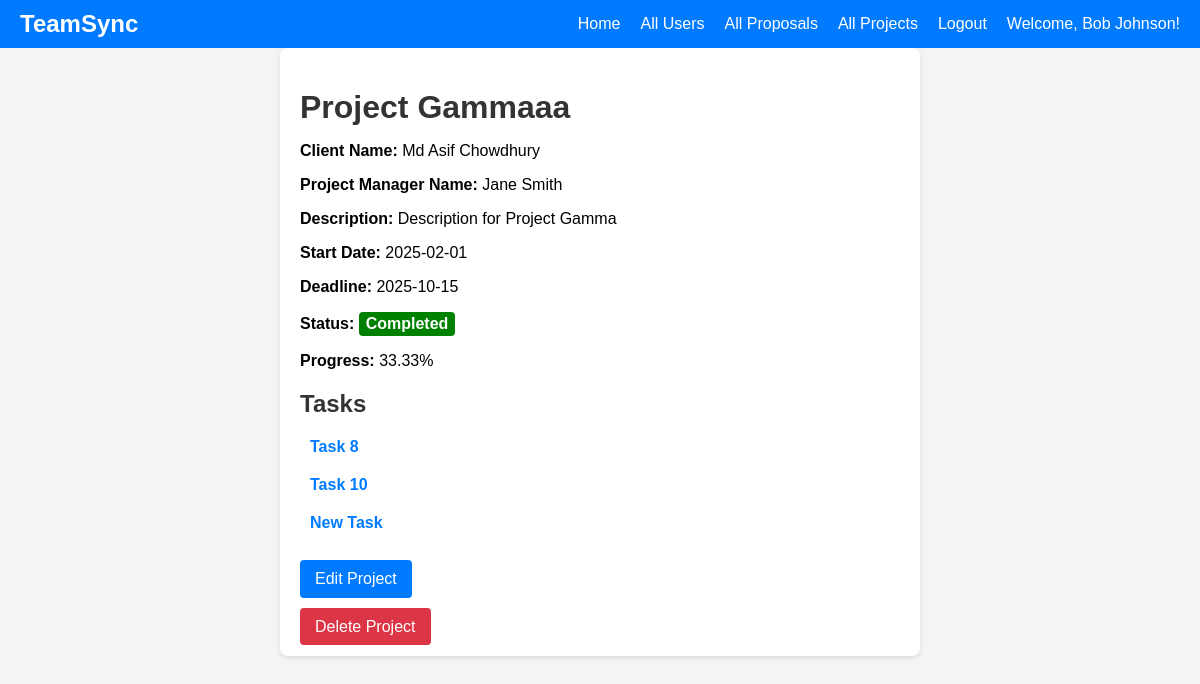
/controller/admin-project-controller.php?action=view_project&project_id=3 (signed in), run on an earlier commit of the app's database.
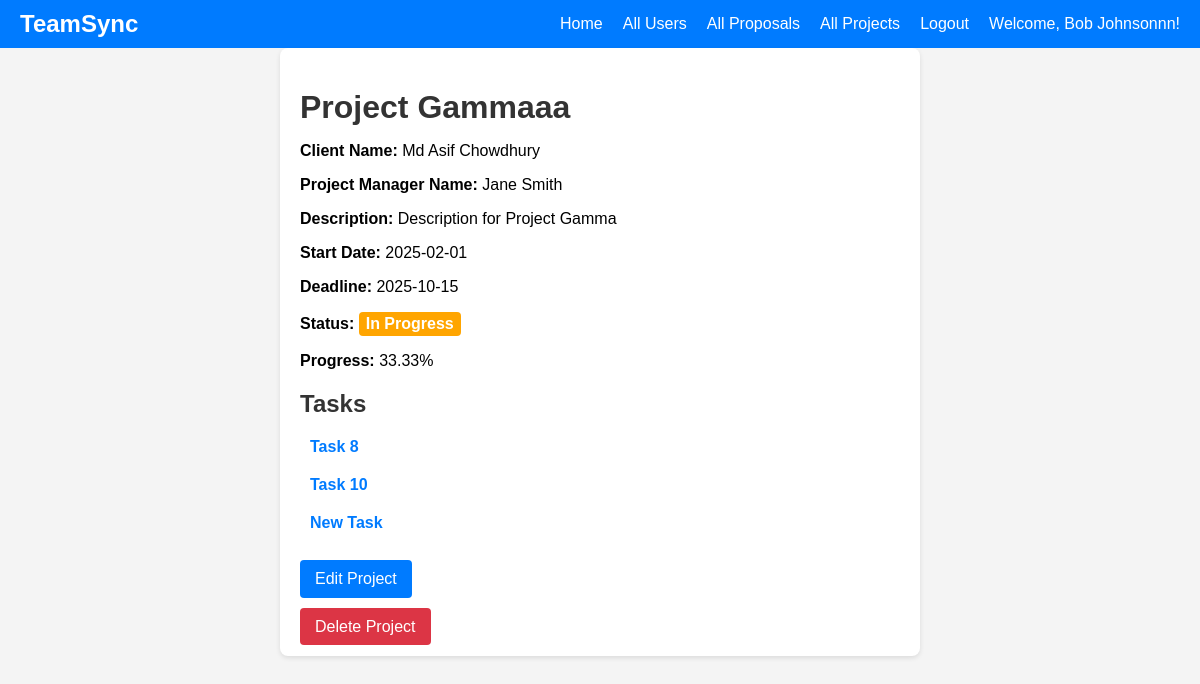
And on a later commit of the database.
### tables this page shows
CREATE TABLE `usr` (
  `userid` int(11) NOT NULL,
  `firstname` varchar(255) NOT NULL,
  `lastname` varchar(255) NOT NULL,
  `name` varchar(255) NOT NULL,
  `email` varchar(255) NOT NULL,
  `password` varchar(255) NOT NULL,
  `roleid` int(11) DEFAULT NULL,
  `profile_picture` longblob DEFAULT NULL
);

CREATE TABLE `projects` (
  `project_id` int(11) NOT NULL,
  `client_id` int(11) NOT NULL,
  `pm_id` int(11) DEFAULT NULL,
  `name` varchar(100) NOT NULL,
  `description` text NOT NULL,
  `start_date` date DEFAULT NULL,
  `deadline` date NOT NULL,
  `status` varchar(50) NOT NULL DEFAULT 'Pending Approval',
  `type` varchar(50) NOT NULL DEFAULT 'Proposal',
  `client_feedback` text DEFAULT NULL,
  `progress` decimal(5,2) DEFAULT 0.00
);

### model/user-model.php (called while the page is built, shortened)
<?php
function getUserInfo($userId)
{
    $conn = getDbConnection();
    $sql = "SELECT userid, firstname, lastname, name, email, roleid
            FROM usr
            WHERE userid = ?";
    $stmt = $conn->prepare($sql);
    $stmt->bind_param("i", $userId);
    $stmt->execute();
    $result = $stmt->get_result();
    $user = $result->fetch_assoc();
    return $user;
}
function getUserName($userId)
{
    $userInfo = getUserInfo($userId);
    $firstname = $userInfo['firstname'] ?? 'Unassigned';
    $lastname = $userInfo['lastname'] ?? '';
    return trim("$firstname $lastname");
}
?>

### model/project-model.php (called while the page is built, shortened)
<?php
function getProjectById($projectId) {
    $conn = getDbConnection();
    $sql = "SELECT p.project_id, p.name, p.description, p.start_date, p.deadline, p.status, p.progress, p.client_feedback,
                   CONCAT(u.firstname, ' ', u.lastname) AS client_name, CONCAT(pm.firstname, ' ', pm.lastname) AS pm_name
            FROM projects p
            JOIN usr u ON p.client_id = u.userid
            LEFT JOIN usr pm ON p.pm_id = pm.userid
            WHERE p.project_id = ?";
    $stmt = $conn->prepare($sql);
    $stmt->bind_param("i", $projectId);
    $stmt->execute();
    $result = $stmt->get_result();
    $project = $result->fetch_assoc();
    return $project;
}
?>

### model/task-model.php (called while the page is built, shortened)
<?php
function getTasksForProject($projectId) {
    $conn = getDbConnection();
    $sql = "SELECT * FROM tasks WHERE project_id = ?";
    $stmt = $conn->prepare($sql);
    $stmt->bind_param("i", $projectId);
    $stmt->execute();
    $result = $stmt->get_result();
    $tasks = [];
    while ($row = $result->fetch_assoc()) {
        $tasks[] = $row;
    }
    return $tasks;
}
?>

### view/admin-project-view.php (the view, shortened to what this page needs)
<!DOCTYPE html>
<html lang="en">
<head>
    <link rel="stylesheet" href="../css/main.css">
</head>
<body>
<?php include 'admin-navbar.php'; ?>
<div class="project-container">
    <h1><?php echo $project['name']; ?></h1>
    <div class="project-details">
        <p><strong>Client Name:</strong> <?php echo $project['client_name']; ?></p>
        <p><strong>Project Manager Name:</strong> <?php echo $project['pm_name']; ?></p>
        <p><strong>Description:</strong> <?php echo $project['description']; ?></p>
        <p><strong>Start Date:</strong> <?php echo $project['start_date']; ?></p>
        <p><strong>Deadline:</strong> <?php echo $project['deadline']; ?></p>
        <p><strong>Status:</strong>
            <span class="status" data-status="<?php echo ($project['status']); ?>">
                <?php echo $project['status']; ?>
            </span>
        </p>
        <p><strong>Progress:</strong> <?php echo $project['progress']; ?>%</p>
    </div>
    <h2>Tasks</h2>
    <div class="task-list">
        <?php foreach ($tasks as $task) { ?>
            <div class="task-item">
                <a href="../controller/admin-task-controller.php?action=view&task_id=<?php echo $task['task_id']; ?>" class="task-button"><?php echo $task['name']; ?></a>
            </div>
        <?php } ?>
    </div>
    <br>
    <form action="../controller/admin-project-controller.php?action=show_edit_project_form" method="post" class="edit-project-form">
        <button type="submit" class="button-primary">Edit Project</button>
    </form>
    <div class="card-actions">
                    <a href="../controller/admin-project-controller.php?action=delete_project&project_id=<?php echo $project['project_id']; ?>" class="button-danger" onclick="return confirm('Are you sure you want to delete this project?');">Delete Project</a>
                </div>
</div>
</body>
</html>

### view/admin-navbar.php (shortened to what this page needs)
<!DOCTYPE html>
<html lang="en">
<head>
    <link rel="stylesheet" href="../css/navbar.css">
</head>
<body>
<nav class="navbar">
    <div class="logo">TeamSync</div>
    <div class="nav-links">
        <a href="../controller/user-dashboard-controller.php">Home</a>
        <a href="../controller/admin-user-controller.php?action=show_all">All Users</a>
        <a href="../controller/admin-project-controller.php?action=show_all_proposals">All Proposals</a>
        <a href="../controller/admin-project-controller.php?action=show_all_projects">All Projects</a>
        <a href="../controller/user-logout-controller.php">Logout</a>
        <a href="../controller/user-profile-controller.php?action=view_profile" class="welcome-link">Welcome, <?php echo $adminName; ?>!</a>
    </div>
</nav>
</body>
</html>

What changed in the data, as far as the page shows it:
changed usr: adminName "Bob Johnson" → "Bob Johnsonnn"
changed projects "Project Gammaaa": status "Completed" → "In Progress"
